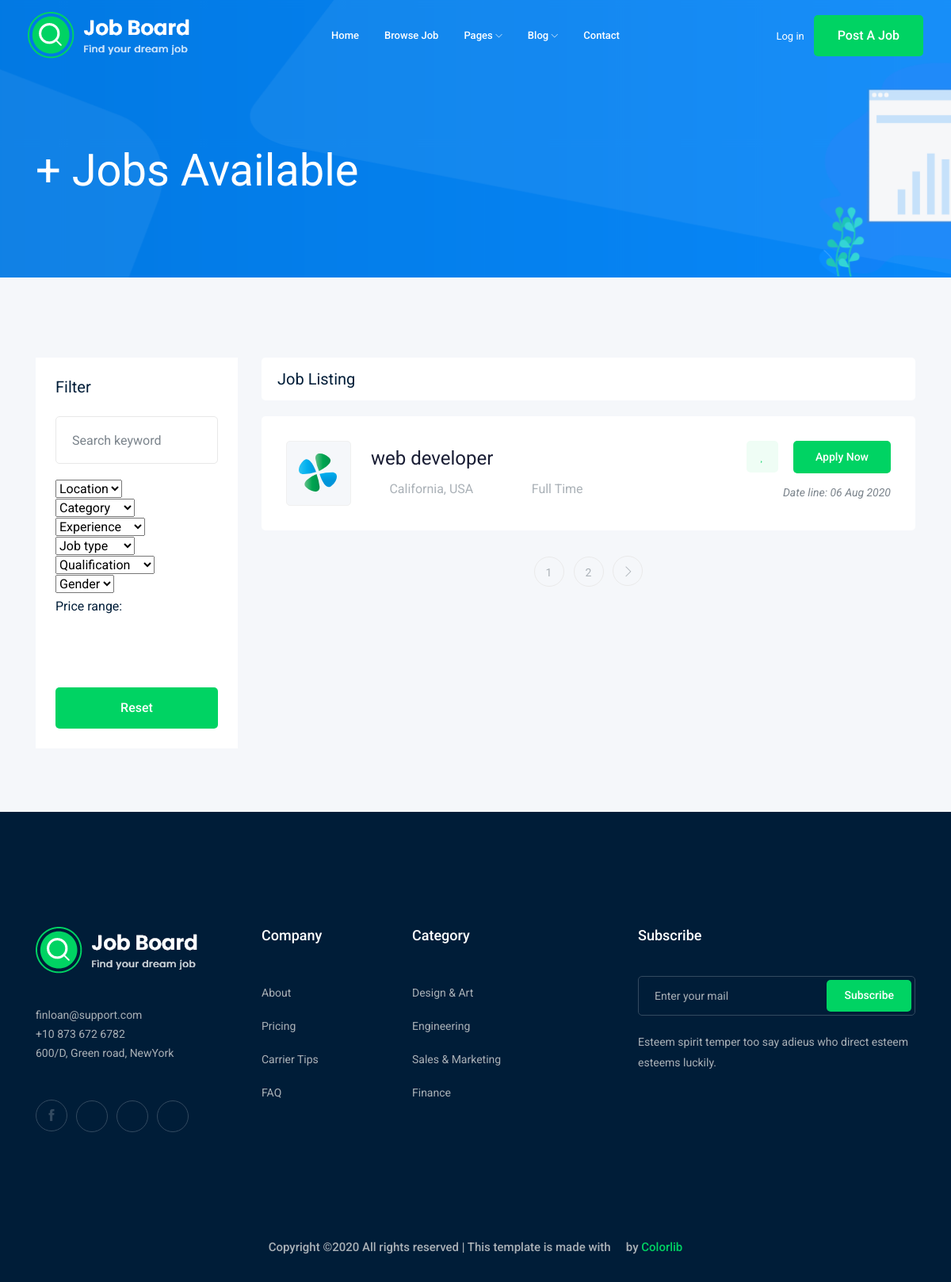
Before: /jobs/job_list with the older database file.
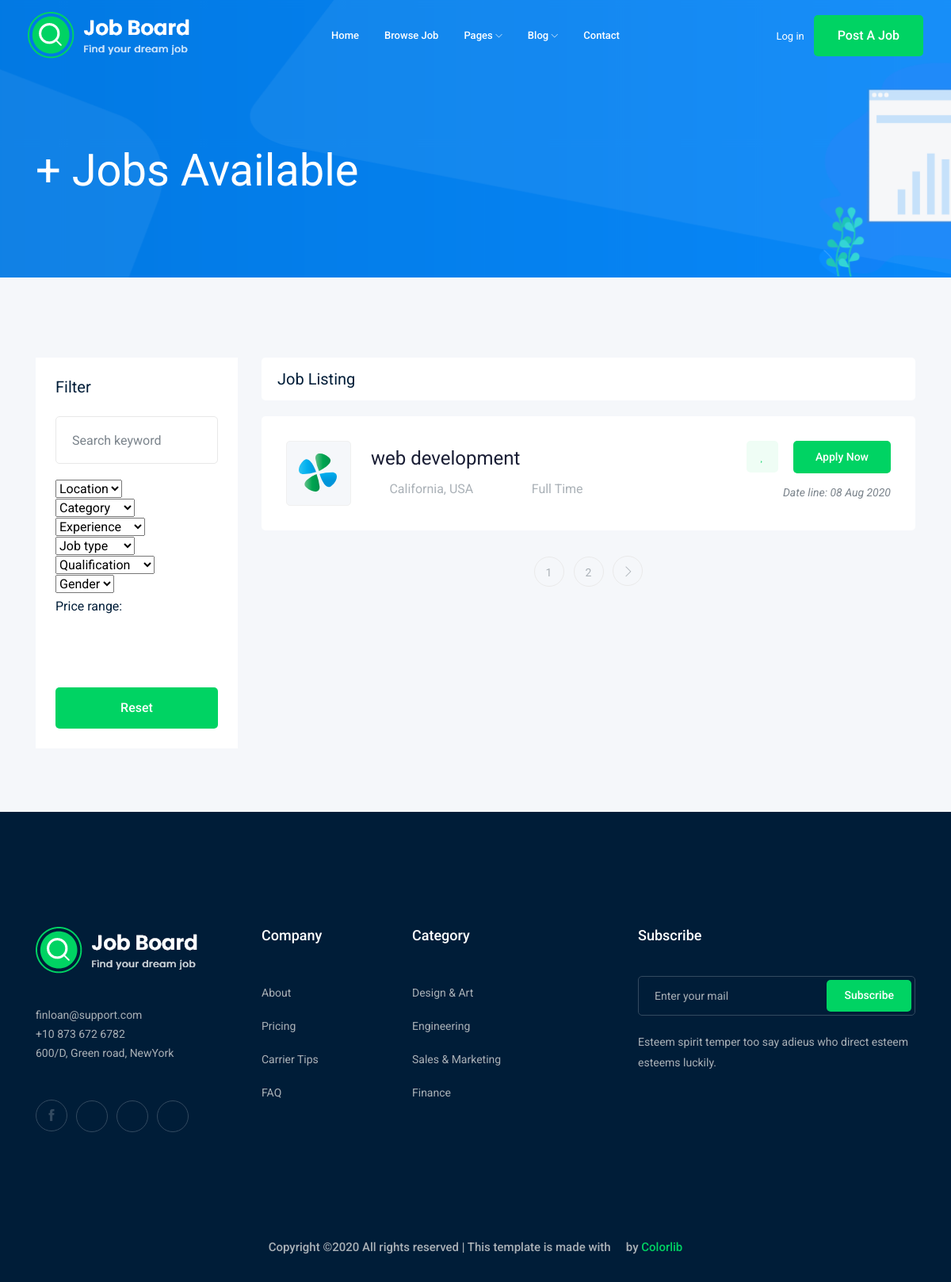
After: the same page with the newer database file.
### job/models.py (models this page shows, shortened)
class Job(models.Model):
    title = models.CharField(max_length=100)
    job_type = models.CharField(max_length=15, choices=JOB_TYPE)
    description = models.TextField(max_length=1000)
    published_at = models.DateTimeField(auto_now=True)
    Vacancy = models.IntegerField(default=1)
    salary = models.IntegerField(default=0)
    experience = models.IntegerField(default=1)
    category = models.ForeignKey('category', on_delete=models.CASCADE)
    image = models.ImageField(upload_to=image_upload)
    slug = models.SlugField(blank=True, null=True)
    def __str__(self):
        return self.title

### job/views.py (the view)
# urls.py: path('job_list', views.job_list),
def job_list(request):
    job_list = Job.objects.all()
    paginator = Paginator(job_list, 1)
    page_number = request.GET.get('page')
    page_obj = paginator.get_page(page_number)
    context = {'jobs': page_obj}
    return render (request, 'job/job_list.html', context)

### job/templates/job/job_list.html (shortened to what the changed rows need)
{% load static %}
<!doctype html>
<html class="no-js" lang="zxx">
<head>
    <link rel="stylesheet" href="{% static 'css/bootstrap.min.css' %}">
    <link rel="stylesheet" href="{% static 'css/owl.carousel.min.css' %}">
    <link rel="stylesheet" href="{% static 'css/magnific-popup.css' %}">
    <link rel="stylesheet" href="{% static 'css/font-awesome.min.css' %}">
    <link rel="stylesheet" href="{% static 'css/themify-icons.css' %}">
    <link rel="stylesheet" href="{% static 'css/nice-select.css' %}">
    <link rel="stylesheet" href="{% static 'css/flaticon.css' %}">
    <link rel="stylesheet" href="{% static 'css/jquery-ui.css' %}">
    <link rel="stylesheet" href="{% static 'css/gijgo.css' %}">
    <link rel="stylesheet" href="{% static 'css/animate.min.css' %}">
    <link rel="stylesheet" href="{% static 'css/slicknav.css' %}">
    <link rel="stylesheet" href="{% static 'css/style.css' %}">
</head>
<body>
    <div class="job_listing_area plus_padding">
        <div class="container">
            <div class="row">
                <div class="col-lg-9">
                    <div class="job_lists m-0">
                        <div class="row">
                            {% for job in jobs %}
                            <div class="col-lg-12 col-md-12">
                                <div class="single_jobs white-bg d-flex justify-content-between">
                                    <div class="jobs_left d-flex align-items-center">
                                        <div class="thumb">
                                            <img src="{% static 'img/svg_icon/1.svg' %}" alt="">
                                        </div>
                                        <div class="jobs_conetent">
                                            <a href="{% url 'jobs:job_detail' job.slug%}"><h4>{{job}}</h4></a>
                                            <div class="links_locat d-flex align-items-center">
                                                <div class="location">
                                                    <p> <i class="fa fa-map-marker"></i> California, USA</p>
                                                </div>
                                                <div class="location">
                                                    <p> <i class="fa fa-clock-o"></i> {{job.job_type}}</p>
                                                </div>
                                            </div>
                                        </div>
                                    </div>
                                    <div class="jobs_right">
                                        <div class="apply_now">
                                            <a class="heart_mark" href="#"> <i class="fa fa-heart"></i> </a>
                                            <a href="{% url 'jobs:job_detail' job.slug %}" class="boxed-btn3">Apply Now</a>
                                        </div>
                                        <div class="date">
                                            <p>Date line: {{job.published_at|date:'d M o'}}</p>
                                        </div>
                                    </div>
                                </div>
                            </div>
                            {% endfor %}
                        </div>
                    </div>
                </div>
            </div>
        </div>
    </div>
</body>
</html>

Changed rows visible on the page:
changed Job "Full Time": title "web developer" → "web development"; published_at "06 Aug 2020" → "08 Aug 2020"
